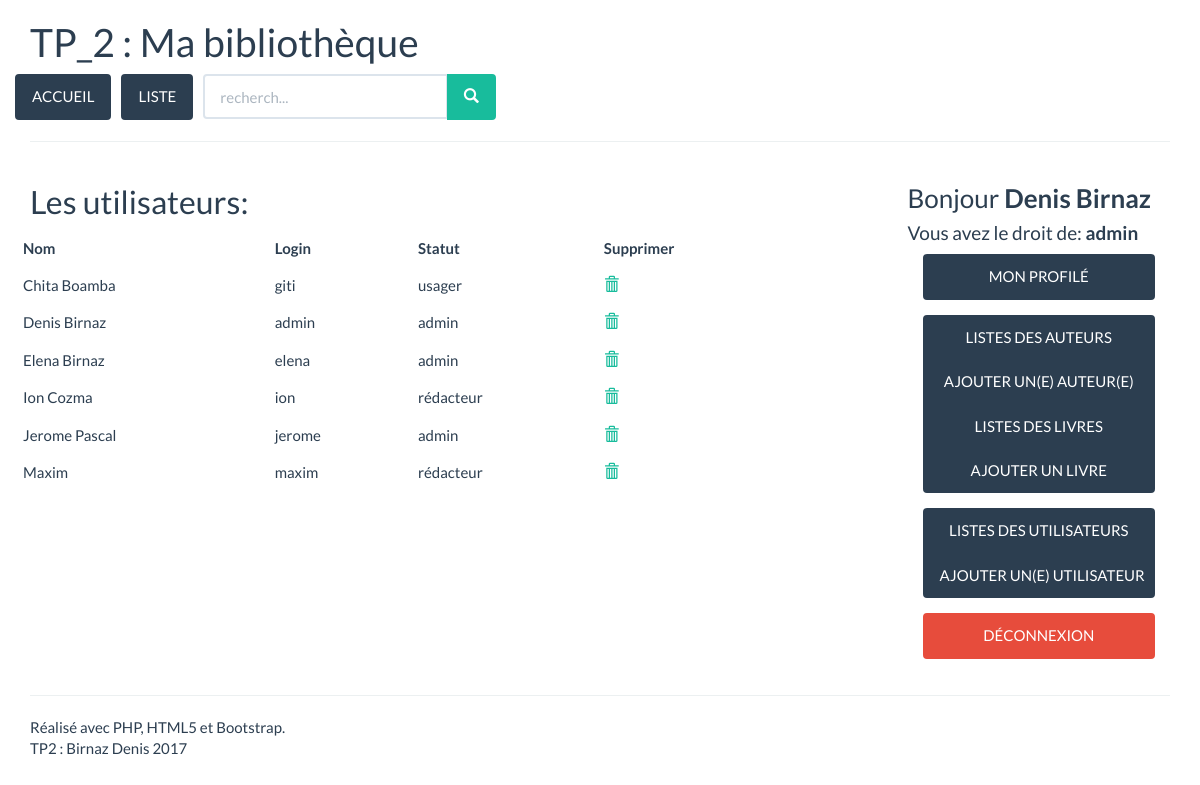
The page /index.php?controler=listeuser (signed in) on the database its author committed.
### tables this page shows
CREATE TABLE IF NOT EXISTS `user` (
  `id_user` int(11) NOT NULL AUTO_INCREMENT,
  `login` varchar(16) NOT NULL,
  `pass` varchar(32) NOT NULL,
  `nom_user` varchar(50) NOT NULL,
  `statut_user` int(11) NOT NULL,
  PRIMARY KEY (`id_user`),
  UNIQUE KEY `login` (`login`),
  KEY `statut_user` (`statut_user`)
);

CREATE TABLE IF NOT EXISTS `statut` (
  `id_statut` int(11) NOT NULL,
  `nom_statut` varchar(15) NOT NULL,
  PRIMARY KEY (`id_statut`),
  UNIQUE KEY `id_statut` (`id_statut`),
  UNIQUE KEY `nom_statut` (`nom_statut`)
);

### controleurs/controleuradmin.class.php (called while the page is built, shortened)
<?php
class ControleurAdmin {
	function adminListe() {
		$oListe = new Users();
		$liste = $oListe->getUserAll();
		$vueAdmin = new Vue('ListeUserAll');
		$vueAdmin->generer(array('liste'=>$liste));
	}
}

### index.php (called while the page is built, shortened)
<?php
$controleur = new Controleur();
$controleur->routerRequete();
?>

### lib/singletonpdo.class.php (called while the page is built, shortened)
<?php
class SingletonPDO {
    private $PDOInstance = null;
    private static $instance = null;
    private function __construct(){
        $this->PDOInstance = new PDO('mysql:host='. self::DB_SERVEUR .';dbname='. self::DB_NOM, self::DB_LOGIN, self::DB_PASSWORD, array(PDO::MYSQL_ATTR_INIT_COMMAND => 'SET NAMES \'UTF8\''));
    }
    static function getInstance(){
        if(is_null(self::$instance)){
            self::$instance = new SingletonPDO();
        }
        return self::$instance;
    }
    function __call($name, $arguments){
        return $this->PDOInstance->{$name}(implode(',', $arguments));
    }
}

### modeles/users.class.php (called while the page is built, shortened)
<?php
class Users {
	function getUserAll() {
		$bdd = SingletonPDO::getInstance();
		$liste = $bdd->query("
			SELECT  id_user, login, nom_user, statut_user, nom_statut
			FROM user
			JOIN statut ON statut_user = id_statut
			ORDER BY nom_user");
		return $liste->fetchAll(PDO::FETCH_ASSOC);
	}
}

### vues/vListeUserAll.php (the view, shortened to what this page needs)
<h2>Les utilisateurs:</h2>
<div class="row">
<table class="table table-hover">
	<tr>
		<th class="up-liste">
			Nom
		</th>
		<th class="up-liste">
			Login
		</th>
		<th class="up-liste">
			Statut
		</th>
		<th class="up-liste">
			Supprimer
		</th>
	</tr>
	<div id="resultat">
	<?php
	 foreach ($liste as $user) {  ?>
	 	<tr class="ligne-liste">
			<td><?= $user['nom_user'] ?></td>
			<td><?= $user['login'] ?></td>
			<td><?= $user['nom_statut'] ?></td>
			<td>
				<a href="index.php?controler=sadmin&id=<?= $user['id_user'] ?>">
					<span class="glyphicon glyphicon-trash" aria-hidden="true"></span>
				</a>
			</td>
		</tr>
	<?php
	 }
	 ?>
	</div>
</table>
</div>

### rows shown on the page
user: nom_user "Chita Boamba", login "giti", statut.nom_statut "usager"
user: nom_user "Denis Birnaz", login "admin", statut.nom_statut "admin"
user: nom_user "Elena Birnaz", login "elena", statut.nom_statut "admin"
user: nom_user "Ion Cozma", login "ion", statut.nom_statut "rédacteur"
user: nom_user "Jerome Pascal", login "jerome", statut.nom_statut "admin"
user: nom_user "Maxim", login "maxim", statut.nom_statut "rédacteur"

### other values the page prints
$_SESSION['user_biblio']["nom_user"] "Denis Birnaz"
$_SESSION['user_biblio']["nom_statut"] "admin"
